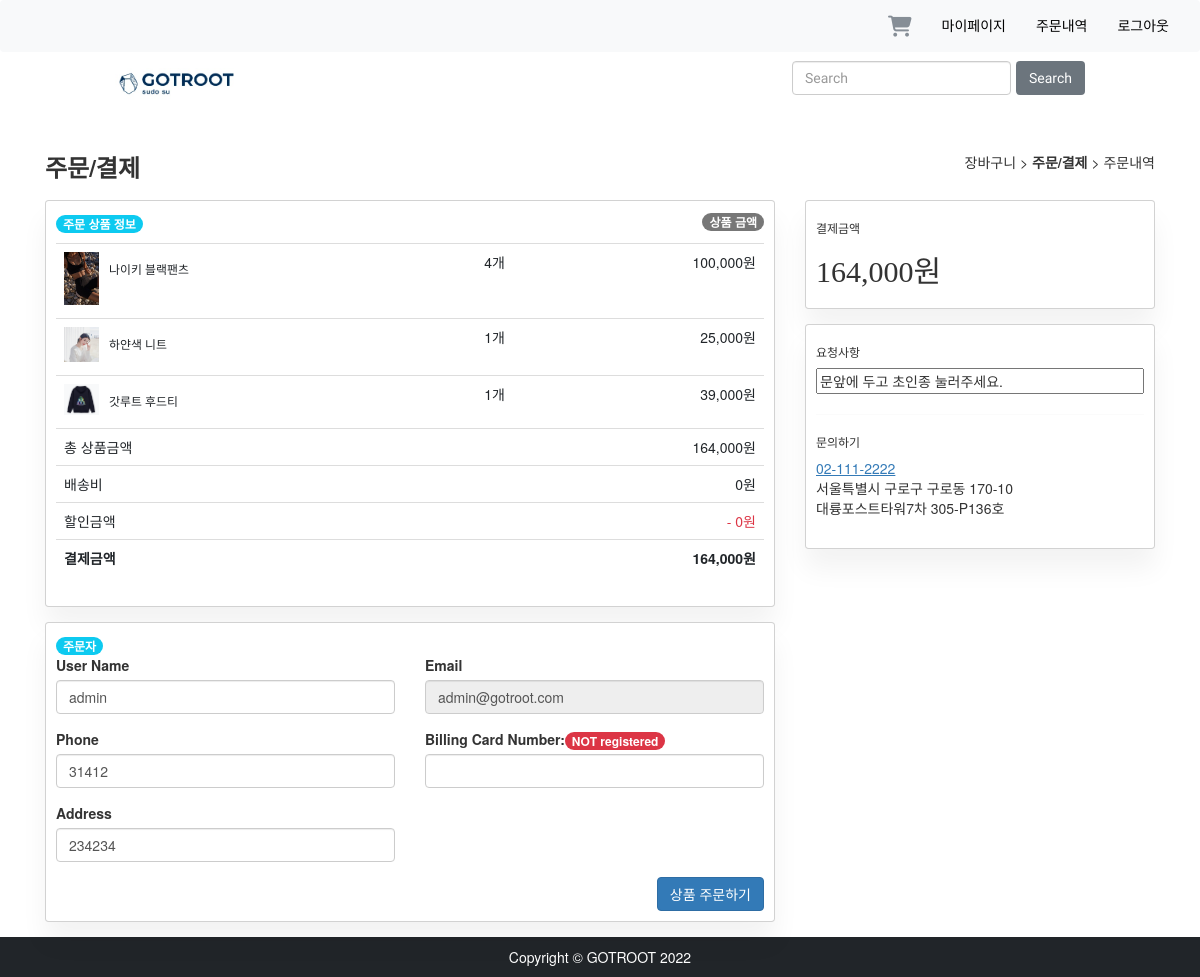
The app's page /order/detail/ (signed in) with its own data.
### cart/models.py (models this page shows, shortened)
class CartItem(models.Model) :
    product = models.ForeignKey('shop.Product', on_delete=models.CASCADE)
    each_price = models.IntegerField(default=0)
    quantity = models.IntegerField(default=1)
    active = models.BooleanField(default=True)
    cart = models.ForeignKey(Cart, on_delete=models.CASCADE)
    @property
    def get_sub_total(self):
        return self.quantity * self.each_price

class Cart(models.Model) :
    user = models.ForeignKey('user.User', on_delete=models.CASCADE, null=True)
    date_added = models.DateField(auto_now_add=True)
    shipping = models.IntegerField(default=3000)
    @property
    def get_active_items(self):
        return self.cartitem_set.filter(cart=self, active=True)
    @property
    def get_cart_total(self):
        cartitems = self.get_active_items
        total = 0
        for item in cartitems:
            total += item.get_sub_total
        return total

### shop/models.py (models this page shows, shortened)
class Product(models.Model):
    name = models.CharField(max_length=100)
    content = models.TextField(max_length=1000)
    category = models.ForeignKey(Category, on_delete=models.CASCADE)
    stock = models.PositiveIntegerField()
    price = models.IntegerField()
    created_at = models.DateTimeField(auto_now_add=True)
    modified_at = models.DateTimeField(auto_now=True)
    deleted_at = models.DateTimeField(null=True, blank=True)
    @property
    def get_product_image(self):
        try:
            image = self.productimage_set.get(product=self, is_represent=True)
            return image.image.url
        except:
            random_image = choice(ProductImage.objects.filter(product=self))
            return random_image.image.url

class ProductImage(models.Model):
    product = models.ForeignKey(Product, on_delete=models.CASCADE)
    is_represent = models.BooleanField(default=False)
    image = models.ImageField(upload_to=product_image_path)

### user/models.py (models this page shows, shortened)
class User(AbstractUser):
    email = models.EmailField(unique=True, null=False, max_length=255, verbose_name="이메일")
    username = models.CharField(unique=True, null=False, max_length=20, verbose_name="이름")
    phone_number = models.CharField(blank=True, max_length=255, verbose_name="핸드폰")
    address = models.CharField(blank=True, max_length=255, verbose_name="주소")
    gender = models.CharField(blank=True, choices=GENDER_CHOICES, max_length=255)
    is_active = models.BooleanField(default=True)
    is_staff = models.BooleanField(default=False)
    is_superuser = models.BooleanField(default=False)
    objects = UserManager()
    USERNAME_FIELD = 'email' #email로 구분
    REQUIRED_FIELDS = ['username']

### order/views.py (the view)
# urls.py: path('detail/', views.order_cart, name='order_cart'),
def order_cart(request):
    user = request.user
    cart = Cart.objects.get(user=request.user)
    if cart.get_active_items.count() == 0:
        return render(request, 'cart/index.html', {'cart': cart, 'error_message': "주문 가능한 상품이 없습니다"})
    for item in cart.get_active_items:
        if item.product.stock - item.quantity < 0:
            return render(request, 'cart/index.html', {'cart': cart, 'error_message': item.product.name + "의 재고가 없습니다"})
    if request.method == 'GET':
        form = OrderUserChangeForm(instance=user)
    elif request.method == 'POST':
        form = OrderUserChangeForm(request.POST, instance=user)
        if form.is_valid():
            form.save()
            return redirect('order:order_final')
    return render(request, 'order/detail.html', {'cart':cart, 'form': form, 'user': user})

### order/forms.py
class OrderUserChangeForm(UserChangeForm):
    password = None
    class Meta:
        model = OrderUser
        fields = ['username', 'phone_number', 'address', 'card_number']

### gotroot_site/context_processors.py (called while the page is built)
def category_list(request):
    categories = Category.objects.all()
    return {
        "categories": categories
    }

### order/templates/order/detail.html (shortened to what this page needs)
{% extends "order/base.html" %}
{% load humanize %}
{% block content %}
<div class="container-fluid">
<div class="container">
  <div class="d-flex justify-content-between align-items-center py-3">
    <h3><strong>주문/결제</strong></h3>
      <h5>장바구니 > <strong>주문/결제</strong> > 주문내역</h5>
  </div>
  <div class="row">
    <div class="col-lg-8">
      <div class="card mb-4">
        <div class="card-body">
          <div class="mb-3 d-flex justify-content-between">
            <div>
              <span class="badge rounded-pill bg-info"> 주문 상품 정보 </span>
            </div>
              <div class="d-flex align-content-end align-self-center">
                  <span class="badge rounded-pill">상품 금액</span>
              </div>
          </div>
          <table class="table table-borderless">
            <tbody>
                {% for item in cart.get_active_items %}
                    <tr>
                        <td>
                            <div class="d-flex mb-2">
                                 <div class="flex-shrink-0">
                                    <img src="{{ item.product.get_product_image }}" alt="" width="35" class="img-fluid">
                                 </div>
                                <div class="flex-lg-grow-1 ms-3">
                                    <h6 class="small mb-0"><a href="#" class="text-reset">{{ item.product.name }}</a></h6>
                                </div>
                            </div>
                        </td>
                        <td class="text-center">{{ item.quantity }}개</td>
                        <td class="text-end">{{ item.get_sub_total|intcomma }}원</td>
                    </tr>
                {% endfor %}
            </tbody>
            <tfoot>
              <tr>
                <td colspan="2">총 상품금액</td>
                <td class="text-end">{{ cart.get_cart_total|intcomma }}원</td>
              </tr>
              <tr>
                <td colspan="2">배송비</td>
                <td class="text-end">{{ cart.shipping }}원</td>
              </tr>
              <tr>
                <td colspan="2">할인금액</td>
                <td class="text-danger text-end">- 0원</td>
              </tr>
              <tr class="fw-bold">
                <td colspan="2">결제금액</td>
                <td class="text-end">{{ cart.get_cart_total|add:cart.shipping|intcomma }}원</td>
              </tr>
            </tfoot>
          </table>
        </div>
      </div>
      <div class="card mb-4">
        <div class="card-body">
              <form action="{% url 'order:order_cart' %}" method="post">
                <div class="row gutters">
                <div class="col-xl-12 col-lg-12 col-md-12 col-sm-12 col-12">
                    <span class="badge rounded-pill bg-info"> 주문자 </span>
                </div>
                <div class="col-xl-6 col-lg-6 col-md-6 col-sm-6 col-12">
                    <div class="form-group">
                        <label for="fullName">User Name</label>
                        <input type="text" name="username" class="form-control" id="fullName" value="{{ form.username.value }}" placeholder="Enter Username">
                    </div>
                </div>
                <div class="col-xl-6 col-lg-6 col-md-6 col-sm-6 col-12">
                    <div class="form-group">
                        <label for="eMail">Email</label>
                        <input type="email" class="form-control" id="eMail" value="{{ user.email }}" disabled>
                    </div>
                </div>
                <div class="col-xl-6 col-lg-6 col-md-6 col-sm-6 col-12">
                    <div class="form-group">
                        <label for="phone">Phone</label>
                        <input type="text" name="phone_number" class="form-control" id="phone" value="{{ form.phone_number.value }}" placeholder="Enter phone number">
                    </div>
                </div>
                    <div class="col-xl-6 col-lg-6 col-md-6 col-sm-6 col-12">
                    <div class="form-group">
                        <label for="bill">Billing Card Number: </label><span class="badge bg-success rounded-pil bg-danger"> NOT registered</span>
                        <input type="text" name="card_number" class="form-control" id="bill" value="">
                    </div>
                </div>
            </div>
            <div class="row gutters">
                <div class="col-xl-6 col-lg-6 col-md-6 col-sm-6 col-12">
                    <div class="form-group">
                        <label for="Street">Address</label>
                        <input type="name" name="address" class="form-control" id="Street" value="{{ form.address.value }}" placeholder="Enter Address">
                    </div>
                </div>
            </div>
                  <div class="row gutters">
                <div class="col-xl-12 col-lg-12 col-md-12 col-sm-12 col-12">
                    <div class="float-end">
                        <input type="submit" class="btn btn-primary" value="상품 주문하기">
                    </div>
                </div>
		    </div>
            </form>
          </div>
        </div>
      </div>
    <div class="col-lg-4">
      <div class="card mb-4">
        <div class="card-body">
            <h3 class="h6">결제금액</h3><h2 style="font-family: '나눔고딕 ExtraBold'">{{ cart.get_cart_total|add:cart.shipping|intcomma }}원</h2>
        </div>
      </div>
      <div class="card mb-4">
        <div class="card-body">
          <h3 class="h6">요청사항</h3>
            <input type="text" value="문앞에 두고 초인종 눌러주세요." style="width:100%">
            <hr>
          <h3 class="h6">문의하기</h3>
          <span><a href="#" class="text-decoration-underline" target="_blank">02-111-2222</a>  </span>
          <address>서울특별시 구로구 구로동 170-10<br>
            대륭포스트타워7차 305-P136호
          </address>
       </div>
      </div>
    </div>
</div>
</div>
</div>
{% endblock content %}

### static/css/shop/base.css (style rules this page uses)
a { text-decoration: none; }

### static/css/order/style.css (style rules this page uses)
body { background:#eee; }
.card { box-shadow: 0 20px 27px 0 rgb(0 0 0 / 5%); }
.card { position: relative; display: flex; flex-direction: column; min-width: 0; word-wrap: break-word; background-color: #fff; background-clip: border-box; border: 0 solid rgba(0,0,0,.125); border-radius: 1rem; }
.text-reset { --bs-text-opacity: 1; color: inherit!important; }
a { color: #5465ff; text-decoration: none; }

### static/css/cart/custom.css (style rules this page uses)
body { font-family: 'Century Gothic',sans-serif; }

### records on screen
CartItem: product.get_product_image (picture), product.name "나이키 블랙팬츠", quantity "4", get_sub_total "100,000"
CartItem: product.get_product_image (picture), product.name "하얀색 니트", quantity "1", get_sub_total "25,000"
CartItem: product.get_product_image (picture), product.name "갓루트 후드티", quantity "1", get_sub_total "39,000"
Cart: get_cart_total "164,000", shipping "0", get_cart_total|add "164,000"
User: username "admin", email "admin@gotroot.com", phone_number "31412", address "234234"
